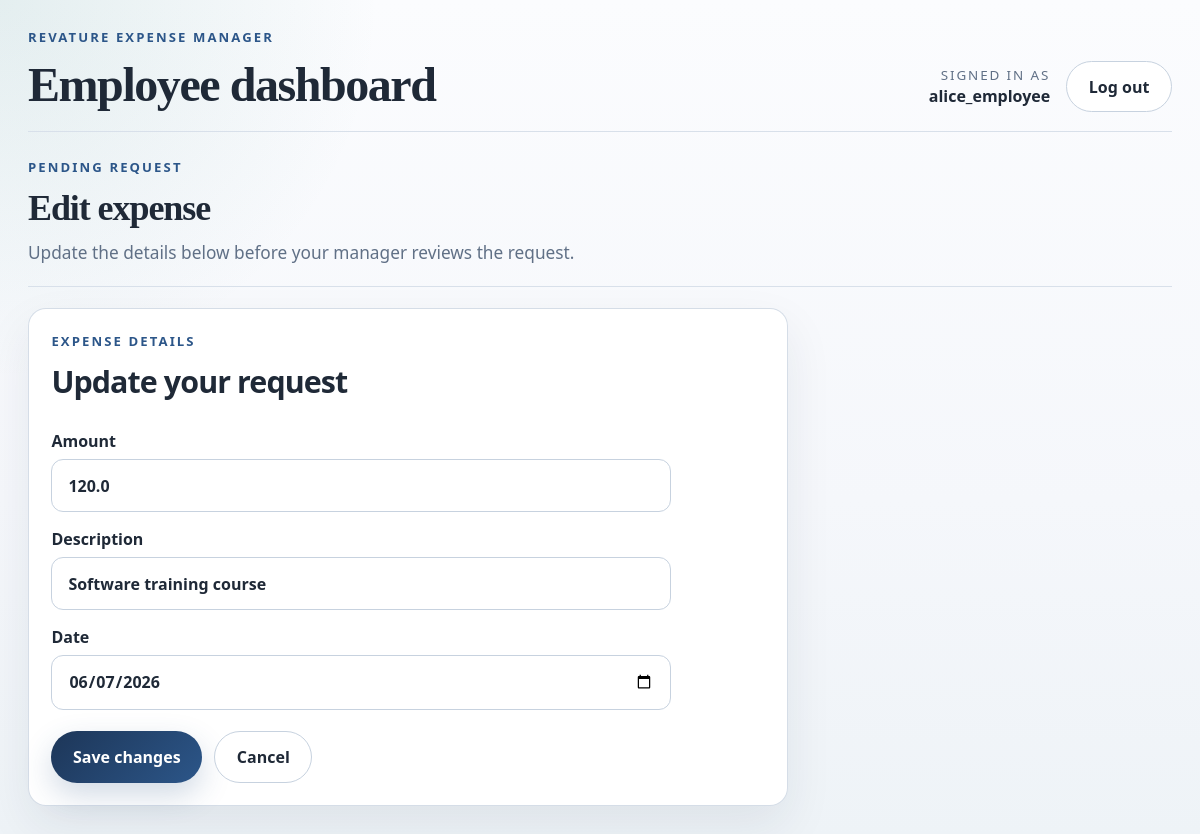
The app's page /expenses/2/edit (signed in) with its own data.
### tables this page shows
CREATE TABLE expenses (
    expense_id INTEGER PRIMARY KEY,
    user_id INTEGER NOT NULL,
    amount REAL NOT NULL,
    exp_description TEXT NOT NULL,
    date TEXT NOT NULL,
    FOREIGN KEY (user_id) REFERENCES users (user_id)
);

### employee_app/app.py (the view, shortened to what this page needs)
@app.route("/expenses/<int:expense_id>/edit", methods=["GET", "POST"])
@login_required
def edit_expense(expense_id):
    record = _get_own_expense_or_404(expense_id)
    if record["status"] != "pending":
        flash("Only pending expenses can be edited.")
        return redirect(url_for("dashboard"))
    return render_template("edit_expense.html", expense=record["expense"])

### employee_app/app.py (called while the page is built)
def _get_own_expense_or_404(expense_id):
    record = database.get_expense_with_status(expense_id)
    if record is None or record["expense"].user_id != session["user_id"]:
        abort(404)
    return record

### employee_app/auth.py (called while the page is built)
def login_required(view):
    @wraps(view)
    def wrapped_view(*args, **kwargs):
        if "user_id" not in session:
            flash("Please log in to continue.")
            return redirect(url_for("login"))
        return view(*args, **kwargs)
    return wrapped_view

### employee_app/database.py (called while the page is built)
def get_connection():
        try:
                conn = sqlite3.connect(DB_PATH)
                conn.row_factory = sqlite3.Row
                return conn, conn.cursor()
        except sqlite3.Error as error:
                logger.exception("Failed to connect to database")
                raise RuntimeError(f"Failed to connect to database: {error}") from error

### employee_app/templates/edit_expense.html (shortened to what this page needs)
{% extends "base.html" %}
{% block body_class %}employee-edit-page{% endblock %}
{% block content %}
<section class="hero-strip compact-hero">
    <div>
        <p class="eyebrow">Pending request</p>
        <h2>Edit expense</h2>
        <p class="hero-copy">Update the details below before your manager reviews the request.</p>
    </div>
</section>
<section class="surface edit-surface">
    <div class="section-header">
        <div>
            <p class="eyebrow">Expense details</p>
            <h3>Update your request</h3>
        </div>
    </div>
    <form method="post" class="form-stack edit-form">
        <label>
            Amount
            <input type="number" name="amount" step="0.01" min="0.01" value="{{ expense.amount }}" required>
        </label>
        <label>
            Description
            <input type="text" name="description" value="{{ expense.description }}" required>
        </label>
        <label>
            Date
            <input type="date" name="date" value="{{ expense.date }}" required>
        </label>
        <div class="form-actions">
            <button type="submit" class="button-primary">Save changes</button>
            <a class="button-secondary" href="{{ url_for('dashboard') }}">Cancel</a>
        </div>
    </form>
</section>
{% endblock %}

### employee_app/static/style.css (style rules this page uses)
:root { --bg: #f5f7fb; --bg-soft: #eef2f7; --surface: rgba(255, 255, 255, 0.96); --line: #d8e0ea; --line-strong: #c7d2df; --ink: #1f2937; --muted: #607086; --navy: #2c5689; --navy-deep: #1d3658; --teal: #3c8b87; --pending: #9b6a11; --approved: #1f7a4f; --denied: #b54752; --shadow: 0 20px 48px rgba(25, 43, 67, 0.08); --radius: 18px; }
* { box-sizing: border-box; }
html { scroll-behavior: smooth; }
body { min-height: 100vh; margin: 0; color: var(--ink); background: radial-gradient(circle at top left, rgba(60, 139, 135, 0.12), transparent 26%), linear-gradient(180deg, #fbfcfe 0%, var(--bg) 60%, #eef3f7 100%); font-family: "Avenir Next", "Segoe UI", "Helvetica Neue", sans-serif; }
h1, h2, h3 { margin: 0; color: var(--ink); letter-spacing: -0.03em; }
h1, h2 { font-family: Georgia, "Times New Roman", serif; }
p { margin: 0; }
a { color: inherit; text-decoration: none; }
button, input, select, textarea { font: inherit; }
.eyebrow { margin-bottom: 0.7rem; color: var(--navy); font-size: 0.82rem; font-weight: 700; letter-spacing: 0.16em; text-transform: uppercase; }
.login-intro, .login-panel, .surface { background: var(--surface); border: 1px solid rgba(199, 210, 223, 0.75); border-radius: var(--radius); box-shadow: var(--shadow); }
.form-stack { display: grid; gap: 1rem; margin-top: 1.75rem; }
.form-stack label, .expense-form-grid label { display: grid; gap: 0.45rem; color: var(--ink); font-weight: 600; }
input, select, textarea { width: 100%; padding: 0.9rem 1rem; border: 1px solid var(--line-strong); border-radius: 12px; background: #fff; color: var(--ink); transition: border-color 140ms ease, box-shadow 140ms ease, transform 140ms ease; }
.button-primary, .button-secondary { display: inline-flex; width: fit-content; align-items: center; justify-content: center; padding: 0.85rem 1.35rem; border-radius: 999px; font-weight: 700; cursor: pointer; transition: transform 140ms ease, box-shadow 140ms ease, opacity 140ms ease; }
.button-primary { border: none; background: linear-gradient(135deg, var(--navy-deep), var(--navy)); color: #fff; box-shadow: 0 12px 30px rgba(44, 86, 137, 0.22); }
.button-secondary { border: 1px solid var(--line-strong); background: #fff; color: var(--ink); }
.employee-dashboard-page, .employee-edit-page { padding: 1.75rem; }
.topbar, .hero-strip, .workspace, .flash-region { width: min(1380px, 100%); margin-right: auto; margin-left: auto; }
.hero-strip { display: grid; gap: 1.5rem; padding: 1.6rem 0 1.35rem; border-top: 1px solid var(--line); border-bottom: 1px solid var(--line); }
.hero-strip h2 { margin-bottom: 0.55rem; font-size: clamp(2.2rem, 3vw, 3.3rem); }
.hero-copy { max-width: 58rem; color: var(--muted); font-size: 1.08rem; line-height: 1.75; }
.surface { padding: 1.4rem; }
.section-header { display: flex; align-items: end; justify-content: space-between; gap: 1rem; margin-bottom: 1rem; }
.section-header h3 { font-size: 1.9rem; }
.compact-hero { padding-bottom: 1.1rem; }
.edit-surface { width: min(760px, 100%); }
.edit-form { max-width: 620px; }
.form-actions { display: flex; flex-wrap: wrap; gap: 0.75rem; margin-top: 0.35rem; }

### records on screen
expenses: amount "120.0", description "Software training course", date "06/07/2026"

### other values on screen
{{ session.get('username') }} "alice_employee"
